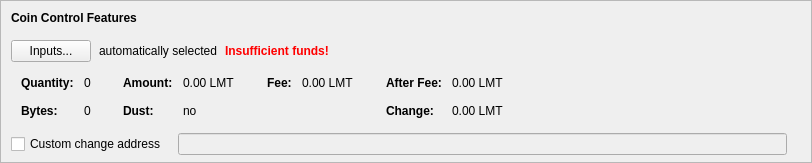
    <widget class="QFrame" name="frameCoinControl">
     <property name="sizePolicy">
      <sizepolicy hsizetype="Expanding" vsizetype="Expanding">
       <horstretch>0</horstretch>
       <verstretch>0</verstretch>
      </sizepolicy>
     </property>
     <property name="maximumSize">
      <size>
       <width>16777215</width>
       <height>16777215</height>
      </size>
     </property>
     <property name="frameShape">
      <enum>QFrame::StyledPanel</enum>
     </property>
     <property name="frameShadow">
      <enum>QFrame::Sunken</enum>
     </property>
     <layout class="QVBoxLayout" name="verticalLayoutCoinControl2">
      <property name="spacing">
       <number>0</number>
      </property>
      <property name="leftMargin">
       <number>0</number>
      </property>
      <property name="topMargin">
       <number>0</number>
      </property>
      <property name="rightMargin">
       <number>0</number>
      </property>
      <property name="bottomMargin">
       <number>6</number>
      </property>
      <item>
       <layout class="QVBoxLayout" name="verticalLayoutCoinControl" stretch="0,0,0,0,1">
        <property name="spacing">
         <number>0</number>
        </property>
        <property name="leftMargin">
         <number>10</number>
        </property>
        <property name="topMargin">
         <number>10</number>
        </property>
        <item>
         <layout class="QHBoxLayout" name="horizontalLayoutCoinControl1">
          <property name="bottomMargin">
           <number>15</number>
          </property>
          <item>
           <widget class="QLabel" name="labelCoinControlFeatures">
            <property name="sizePolicy">
             <sizepolicy hsizetype="Preferred" vsizetype="Maximum">
              <horstretch>0</horstretch>
              <verstretch>0</verstretch>
             </sizepolicy>
            </property>
            <property name="font">
             <font>
              <weight>75</weight>
              <bold>true</bold>
             </font>
            </property>
            <property name="styleSheet">
             <string notr="true">font-weight:bold;</string>
            </property>
            <property name="text">
             <string>Coin Control Features</string>
            </property>
           </widget>
          </item>
         </layout>
        </item>
        <item>
         <layout class="QHBoxLayout" name="horizontalLayoutCoinControl2" stretch="0,0,0,0">
          <property name="spacing">
           <number>8</number>
          </property>
          <property name="bottomMargin">
           <number>10</number>
          </property>
          <item>
           <widget class="QPushButton" name="pushButtonCoinControl">
            <property name="styleSheet">
             <string notr="true"/>
            </property>
            <property name="text">
             <string>Inputs...</string>
            </property>
            <property name="autoDefault">
             <bool>false</bool>
            </property>
           </widget>
          </item>
          <item>
           <widget class="QLabel" name="labelCoinControlAutomaticallySelected">
            <property name="text">
             <string>automatically selected</string>
            </property>
            <property name="margin">
             <number>5</number>
            </property>
           </widget>
          </item>
          <item>
           <widget class="QLabel" name="labelCoinControlInsuffFunds">
            <property name="font">
             <font>
              <weight>75</weight>
              <bold>true</bold>
             </font>
            </property>
            <property name="styleSheet">
             <string notr="true">color:red;font-weight:bold;</string>
            </property>
            <property name="text">
             <string>Insufficient funds!</string>
            </property>
            <property name="margin">
             <number>5</number>
            </property>
           </widget>
          </item>
          <item>
           <spacer name="horizontalSpacerCoinControl">
            <property name="orientation">
             <enum>Qt::Horizontal</enum>
            </property>
            <property name="sizeHint" stdset="0">
             <size>
              <width>40</width>
              <height>1</height>
             </size>
            </property>
           </spacer>
          </item>
         </layout>
        </item>
        <item>
         <widget class="QWidget" name="widgetCoinControl" native="true">
          <property name="sizePolicy">
           <sizepolicy hsizetype="Preferred" vsizetype="Preferred">
            <horstretch>0</horstretch>
            <verstretch>0</verstretch>
           </sizepolicy>
          </property>
          <property name="minimumSize">
           <size>
            <width>0</width>
            <height>0</height>
           </size>
          </property>
          <property name="styleSheet">
           <string notr="true"/>
          </property>
          <layout class="QHBoxLayout" name="horizontalLayoutCoinControl5">
           <property name="leftMargin">
            <number>0</number>
           </property>
           <property name="topMargin">
            <number>0</number>
           </property>
           <property name="rightMargin">
            <number>0</number>
           </property>
           <property name="bottomMargin">
            <number>0</number>
           </property>
           <item>
            <layout class="QHBoxLayout" name="horizontalLayoutCoinControl3" stretch="0,0,0,1">
             <property name="spacing">
              <number>20</number>
             </property>
             <property name="topMargin">
              <number>0</number>
             </property>
             <property name="bottomMargin">
              <number>10</number>
             </property>
             <item>
              <layout class="QFormLayout" name="formLayoutCoinControl1">
               <property name="horizontalSpacing">
                <number>10</number>
               </property>
               <property name="verticalSpacing">
                <number>14</number>
               </property>
               <property name="leftMargin">
                <number>10</number>
               </property>
               <property name="topMargin">
                <number>4</number>
               </property>
               <property name="rightMargin">
                <number>6</number>
               </property>
               <item row="0" column="0">
                <widget class="QLabel" name="labelCoinControlQuantityText">
                 <property name="font">
                  <font>
                   <weight>75</weight>
                   <bold>true</bold>
                  </font>
                 </property>
                 <property name="text">
                  <string>Quantity:</string>
                 </property>
                 <property name="margin">
                  <number>0</number>
                 </property>
                </widget>
               </item>
               <item row="0" column="1">
                <widget class="QLabel" name="labelCoinControlQuantity">
                 <property name="cursor">
                  <cursorShape>IBeamCursor</cursorShape>
                 </property>
                 <property name="contextMenuPolicy">
                  <enum>Qt::ActionsContextMenu</enum>
                 </property>
                 <property name="text">
                  <string notr="true">0</string>
                 </property>
                 <property name="margin">
                  <number>0</number>
                 </property>
                 <property name="textInteractionFlags">
                  <set>Qt::LinksAccessibleByMouse|Qt::TextSelectableByKeyboard|Qt::TextSelectableByMouse</set>
                 </property>
                </widget>
               </item>
               <item row="1" column="0">
                <widget class="QLabel" name="labelCoinControlBytesText">
                 <property name="font">
                  <font>
                   <weight>75</weight>
                   <bold>true</bold>
                  </font>
                 </property>
                 <property name="text">
                  <string>Bytes:</string>
                 </property>
                </widget>
               </item>
               <item row="1" column="1">
                <widget class="QLabel" name="labelCoinControlBytes">
                 <property name="cursor">
                  <cursorShape>IBeamCursor</cursorShape>
                 </property>
                 <property name="contextMenuPolicy">
                  <enum>Qt::ActionsContextMenu</enum>
                 </property>
                 <property name="text">
                  <string notr="true">0</string>
                 </property>
                 <property name="textInteractionFlags">
                  <set>Qt::LinksAccessibleByMouse|Qt::TextSelectableByKeyboard|Qt::TextSelectableByMouse</set>
                 </property>
                </widget>
               </item>
              </layout>
             </item>
             <item>
              <layout class="QFormLayout" name="formLayoutCoinControl2">
               <property name="horizontalSpacing">
                <number>10</number>
               </property>
               <property name="verticalSpacing">
                <number>14</number>
               </property>
               <property name="leftMargin">
                <number>6</number>
               </property>
               <property name="topMargin">
                <number>4</number>
               </property>
               <property name="rightMargin">
                <number>6</number>
               </property>
               <item row="0" column="0">
                <widget class="QLabel" name="labelCoinControlAmountText">
                 <property name="font">
                  <font>
                   <weight>75</weight>
                   <bold>true</bold>
                  </font>
                 </property>
                 <property name="text">
                  <string>Amount:</string>
                 </property>
                 <property name="margin">
                  <number>0</number>
                 </property>
                </widget>
               </item>
               <item row="0" column="1">
                <widget class="QLabel" name="labelCoinControlAmount">
                 <property name="cursor">
                  <cursorShape>IBeamCursor</cursorShape>
                 </property>
                 <property name="contextMenuPolicy">
                  <enum>Qt::ActionsContextMenu</enum>
                 </property>
                 <property name="text">
                  <string notr="true">0.00 LMT</string>
                 </property>
                 <property name="textInteractionFlags">
                  <set>Qt::LinksAccessibleByMouse|Qt::TextSelectableByKeyboard|Qt::TextSelectableByMouse</set>
                 </property>
                </widget>
               </item>
               <item row="1" column="0">
                <widget class="QLabel" name="labelCoinControlLowOutputText">
                 <property name="font">
                  <font>
                   <weight>75</weight>
                   <bold>true</bold>
                  </font>
                 </property>
                 <property name="text">
                  <string>Dust:</string>
                 </property>
                </widget>
               </item>
               <item row="1" column="1">
                <widget class="QLabel" name="labelCoinControlLowOutput">
                 <property name="cursor">
                  <cursorShape>IBeamCursor</cursorShape>
                 </property>
                 <property name="contextMenuPolicy">
                  <enum>Qt::ActionsContextMenu</enum>
                 </property>
                 <property name="text">
                  <string notr="true">no</string>
                 </property>
                 <property name="textInteractionFlags">
                  <set>Qt::LinksAccessibleByMouse|Qt::TextSelectableByKeyboard|Qt::TextSelectableByMouse</set>
                 </property>
                </widget>
               </item>
              </layout>
             </item>
             <item>
              <layout class="QFormLayout" name="formLayoutCoinControl3">
               <property name="horizontalSpacing">
                <number>10</number>
               </property>
               <property name="verticalSpacing">
                <number>14</number>
               </property>
               <property name="leftMargin">
                <number>6</number>
               </property>
               <property name="topMargin">
                <number>4</number>
               </property>
               <property name="rightMargin">
                <number>6</number>
               </property>
               <item row="0" column="0">
                <widget class="QLabel" name="labelCoinControlFeeText">
                 <property name="font">
                  <font>
                   <weight>75</weight>
                   <bold>true</bold>
                  </font>
                 </property>
                 <property name="text">
                  <string>Fee:</string>
                 </property>
                 <property name="margin">
                  <number>0</number>
                 </property>
                </widget>
               </item>
               <item row="0" column="1">
                <widget class="QLabel" name="labelCoinControlFee">
                 <property name="cursor">
                  <cursorShape>IBeamCursor</cursorShape>
                 </property>
                 <property name="contextMenuPolicy">
                  <enum>Qt::ActionsContextMenu</enum>
                 </property>
                 <property name="text">
                  <string notr="true">0.00 LMT</string>
                 </property>
                 <property name="textInteractionFlags">
                  <set>Qt::LinksAccessibleByMouse|Qt::TextSelectableByKeyboard|Qt::TextSelectableByMouse</set>
                 </property>
                </widget>
               </item>
              </layout>
             </item>
             <item>
              <layout class="QFormLayout" name="formLayoutCoinControl4">
               <property name="horizontalSpacing">
                <number>10</number>
               </property>
               <property name="verticalSpacing">
                <number>14</number>
               </property>
               <property name="leftMargin">
                <number>6</number>
               </property>
               <property name="topMargin">
                <number>4</number>
               </property>
               <property name="rightMargin">
                <number>6</number>
               </property>
               <item row="0" column="0">
                <widget class="QLabel" name="labelCoinControlAfterFeeText">
                 <property name="font">
                  <font>
                   <weight>75</weight>
                   <bold>true</bold>
                  </font>
                 </property>
                 <property name="text">
                  <string>After Fee:</string>
                 </property>
                 <property name="margin">
                  <number>0</number>
                 </property>
                </widget>
               </item>
               <item row="0" column="1">
                <widget class="QLabel" name="labelCoinControlAfterFee">
                 <property name="cursor">
                  <cursorShape>IBeamCursor</cursorShape>
                 </property>
                 <property name="contextMenuPolicy">
                  <enum>Qt::ActionsContextMenu</enum>
                 </property>
                 <property name="text">
                  <string notr="true">0.00 LMT</string>
                 </property>
                 <property name="textInteractionFlags">
                  <set>Qt::LinksAccessibleByMouse|Qt::TextSelectableByKeyboard|Qt::TextSelectableByMouse</set>
                 </property>
                </widget>
               </item>
               <item row="1" column="0">
                <widget class="QLabel" name="labelCoinControlChangeText">
                 <property name="font">
                  <font>
                   <weight>75</weight>
                   <bold>true</bold>
                  </font>
                 </property>
                 <property name="text">
                  <string>Change:</string>
                 </property>
                </widget>
               </item>
               <item row="1" column="1">
                <widget class="QLabel" name="labelCoinControlChange">
                 <property name="cursor">
                  <cursorShape>IBeamCursor</cursorShape>
                 </property>
                 <property name="contextMenuPolicy">
                  <enum>Qt::ActionsContextMenu</enum>
                 </property>
                 <property name="text">
                  <string notr="true">0.00 LMT</string>
                 </property>
                 <property name="textInteractionFlags">
                  <set>Qt::LinksAccessibleByMouse|Qt::TextSelectableByKeyboard|Qt::TextSelectableByMouse</set>
                 </property>
                </widget>
               </item>
              </layout>
             </item>
            </layout>
           </item>
          </layout>
         </widget>
        </item>
        <item>
         <layout class="QHBoxLayout" name="horizontalLayoutCoinControl4" stretch="0,0,0">
          <property name="spacing">
           <number>12</number>
          </property>
          <property name="sizeConstraint">
           <enum>QLayout::SetDefaultConstraint</enum>
          </property>
          <property name="topMargin">
           <number>5</number>
          </property>
          <property name="rightMargin">
           <number>5</number>
          </property>
          <item>
           <widget class="QCheckBox" name="checkBoxCoinControlChange">
            <property name="toolTip">
             <string>If this is activated, but the change address is empty or invalid, change will be sent to a newly generated address.</string>
            </property>
            <property name="text">
             <string>Custom change address</string>
            </property>
           </widget>
          </item>
          <item>
           <widget class="QValidatedLineEdit" name="lineEditCoinControlChange">
            <property name="enabled">
             <bool>false</bool>
            </property>
            <property name="sizePolicy">
             <sizepolicy hsizetype="Expanding" vsizetype="Fixed">
              <horstretch>0</horstretch>
              <verstretch>0</verstretch>
             </sizepolicy>
            </property>
           </widget>
          </item>
          <item>
           <widget class="QLabel" name="labelCoinControlChangeLabel">
            <property name="sizePolicy">
             <sizepolicy hsizetype="Preferred" vsizetype="Expanding">
              <horstretch>0</horstretch>
              <verstretch>0</verstretch>
             </sizepolicy>
            </property>
            <property name="minimumSize">
             <size>
              <width>0</width>
              <height>0</height>
             </size>
            </property>
            <property name="text">
             <string/>
            </property>
            <property name="margin">
             <number>3</number>
            </property>
           </widget>
          </item>
         </layout>
        </item>
        <item>
         <spacer name="verticalSpacerCoinControl">
          <property name="orientation">
           <enum>Qt::Vertical</enum>
          </property>
          <property name="sizeHint" stdset="0">
           <size>
            <width>800</width>
            <height>1</height>
           </size>
          </property>
         </spacer>
        </item>
       </layout>
      </item>
     </layout>
    </widget>
